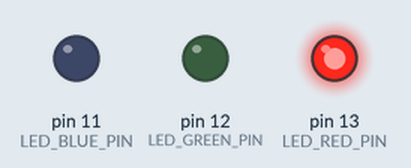
Recording of a sketch running on a simulated Arduino Uno, built with avr-gcc and run on an emulated ATmega328P. Shown: output pins drawn as LEDs (lit = HIGH).

Above: at 0.5 s.
At 1.5 s:
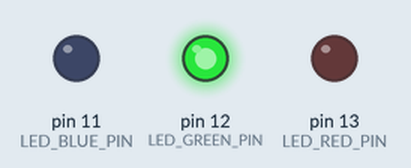
At 5.5 s:
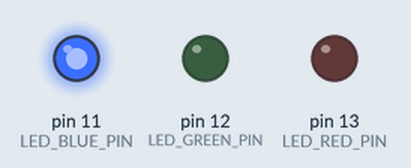
Timing chart, 0 to 6.9 s (numbered marks = the images above):
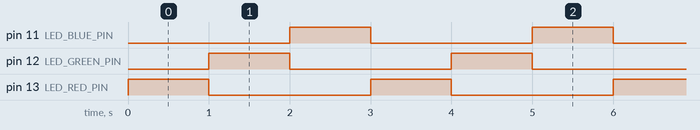

Measured:
- by itself, pin 11 (LED_BLUE_PIN), pin 12 (LED_GREEN_PIN), pin 13 (LED_RED_PIN): alternates HIGH for 1.0 s and LOW for 2.0 s
- by itself, everything shown: repeats every 3.0 s, in 4 steps

The sketch:

led.ino
```cpp
#define LED_RED_PIN 13   // LED의 R 핀과 연결된 아두이노 핀 번호
#define LED_GREEN_PIN 12 // LED의 G 핀과 연결된 아두이노 핀 번호
#define LED_BLUE_PIN 11  // LED의 B 핀과 연결된 아두이노 핀 번호

void setup() { //setup은 처음 한 번 실행되는 함수 입니다.
  pinMode(LED_RED_PIN, OUTPUT);   // LED의 R 핀을 출력으로 설정
  pinMode(LED_GREEN_PIN, OUTPUT); // LED의 G 핀을 출력으로 설정
  pinMode(LED_BLUE_PIN, OUTPUT);  // LED의 B 핀을 출력으로 설정
}

void loop() { //loop는 계속 반복 실행되는 함수 입니다.
  digitalWrite(LED_RED_PIN, HIGH);   // LED와 연결된 핀에 전압을 5V로 설정
  delay(1000);                       // 1초(1000밀리초) 동안 대기
  digitalWrite(LED_RED_PIN, LOW);    // LED와 연결된 핀에 전압을 5V로 설정
  digitalWrite(LED_GREEN_PIN, HIGH); // LED와 연결된 핀에 전압을 0V로 설정
  delay(1000);
  digitalWrite(LED_GREEN_PIN, LOW);  // LED와 연결된 핀에 전압을 0V로 설정
  digitalWrite(LED_BLUE_PIN, HIGH);  // LED와 연결된 핀에 전압을 0V로 설정
  delay(1000);
  digitalWrite(LED_BLUE_PIN, LOW);   // LED와 연결된 핀에 전압을 0V로 설정
}
```
